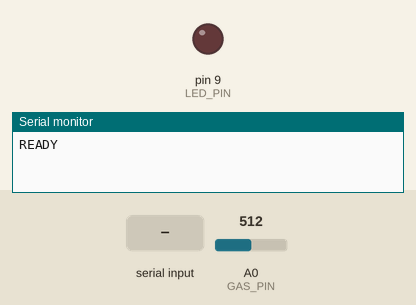
Recording of a sketch running on a simulated Arduino Uno, built with avr-gcc and run on an emulated ATmega328P. Parts: output pins drawn as LEDs (lit = HIGH), the last lines printed to the serial monitor. The inputs (shaded band) are chosen by the test bench; at power-on: A0 (GAS_PIN) = 512.

Above: at 1.2 s.
1.3 s: "BRIGHT:90\n" received over Serial
At 2.3 s:
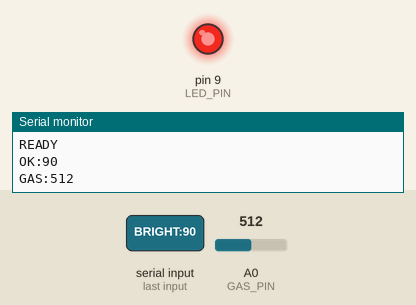
2.8 s: "BRIGHT:\n" received over Serial
At 3.4 s:
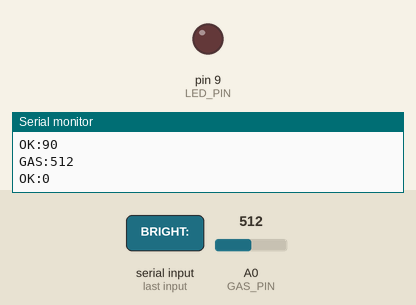
Timing chart, 0 to 5.8 s (numbered marks = the images above; inputs shaded):
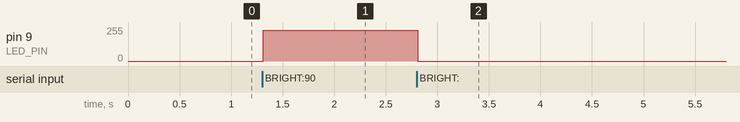

Measured:
- after the input at 1.3 s, pin 9 (LED_PIN): 0/255 → 229/255 at once
- after the input at 2.8 s, pin 9 (LED_PIN): 229/255 → 0/255 at once

The sketch:

sketch.ino
```cpp
// LED Dimmer + Air Quality Monitor
// Rayani Minoli Warnakulasuriya Don Fernando — Riga Nordic University

const int LED_PIN = 9;
const int GAS_PIN = A0;
unsigned long lastGasTime = 0;
String inputBuffer = "";

void setup() {
  Serial.begin(9600);
  pinMode(LED_PIN, OUTPUT);
  analogWrite(LED_PIN, 0);
  Serial.println("READY");
}

void loop() {
  if (millis() - lastGasTime >= 2000) {
    Serial.print("GAS:");
    Serial.println(analogRead(GAS_PIN));
    lastGasTime = millis();
  }
  while (Serial.available()) {
    char c = (char)Serial.read();
    if (c == '\n') {
      processCmd(inputBuffer);
      inputBuffer = "";
    } else {
      inputBuffer += c;
    }
  }
}

void processCmd(String cmd) {
  cmd.trim();
  if (cmd.startsWith("BRIGHT:")) {
    int pct = constrain(cmd.substring(7).toInt(), 0, 100);
    analogWrite(LED_PIN, map(pct, 0, 100, 0, 255));
    Serial.print("OK:");
    Serial.println(pct);
  } else if (cmd == "STATUS") {
    Serial.print("GAS:");
    Serial.println(analogRead(GAS_PIN));
  }
}
```
